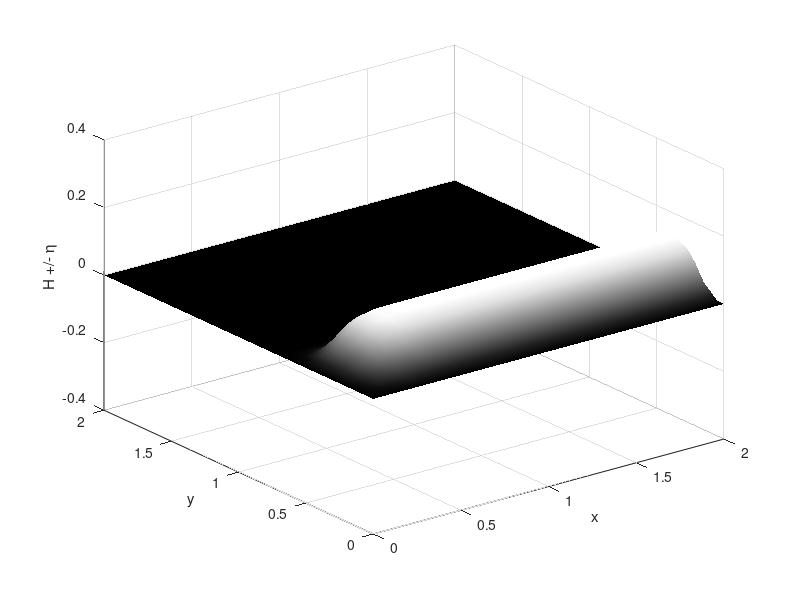

Source code (MATLAB):
clc;
clear;

Lx=2;
Ly=2;
nx=41;
ny=41;
dx=Lx/(nx-1);
dy=Ly/(ny-1);
g=9.81;
[x y] = meshgrid(linspace(0,Lx,nx),linspace(0,Ly,ny));

eta=zeros(nx,ny);  up=zeros(nx,ny);  vp=zeros(nx,ny);
etam=zeros(nx,ny);  u=zeros(nx,ny);   v=zeros(nx,ny);   
etap=zeros(nx,ny); um=zeros(nx,ny);  vm=zeros(nx,ny);

eta(:,1) = eta(:,2);      up(:,1) = up(:,2);       vp(:,1) = vp(:,2);
eta(:,ny) = eta(:,ny-1);  up(:,ny) = up(:,ny-1);   vp(:,ny) = vp(:,ny-1);
eta(1,:) = eta(2,:);      up(1,:) = up(2,:);      vp(1,:) = vp(2,:);
eta(nx,:) = eta(nx-1,:);  up(nx,:) = up(nx-1,:);  vp(nx,:) = vp(nx-1,:);

for i=1:nx 
   for j=1:ny
   if y(i,j) > 0.4;
       etam(i,j)=0;
   else
       etam(i,j)=0.15;
   end
       
   end
end
eta=etam;
dt=.001;
Nsteps=100;
for n=1:Nsteps
    t=n*dt;
    
    for i=2:nx-1
        for j=2:ny-1
    up(i,j)=um(i,j)-(dt/dx)*um(i,j)*(um(i,j)-um(i-1,j))-(dt/dy)*vm(i,j)*(um(i,j)-um(i,j-1))-g*(dt/dx)*(eta(i,j)-eta(i-1,j));
    vp(i,j)=vm(i,j)-(dt/dy)*vm(i,j)*(vm(i,j)-vm(i,j-1))-(dt/dx)*um(i,j)*(vm(i,j)-vm(i-1,j))-g*(dt/dy)*(eta(i,j)-eta(i,j-1));
    %etap(i,j)=eta(i,j)-(dt/dx)*(eta(i,j)-eta(i-1,j))*(um(i,j)-um(i-1,j))-(dt/dy)*(eta(i,j)-eta(i,j-1)*(vm(i,j)-vm(i,j-1))); 
    
   etap(i,j)=eta(i,j)-(dt/dx)*(eta(i,j)-eta(i-1,j))-(dt/dy)*(eta(i,j)-eta(i,j-1));
    
        end
    end
    um=up;
    vm=vp;
 eta=etap;
figure(1)
z=etap;
surf(x,y,etap)
colormap('Gray')
zlim([-0.4 0.4])
shading interp
zlabel('H +/- \eta')
xlabel('x')
ylabel('y')
end